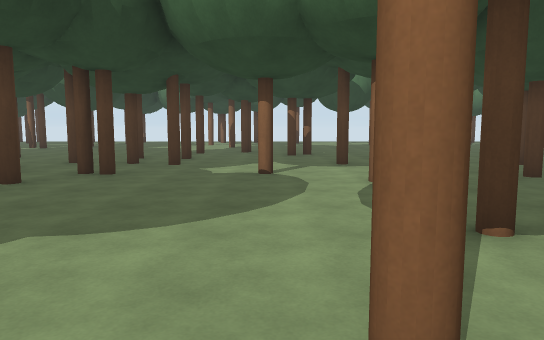
view 1 (above)

24 first-person views from a walk through a 3-D level made in the Unity game engine. The camera is 1.5 m above the floor, tilts 6° down and sees 70° across. The floor is counted in squares, 2 m on a side. Each view is taken from the middle of a square. On the plan, view 1 faces up. The plan holds only what a view shows up to about 12 squares ahead; the rest is blank. The place goes on beyond the plan.

view 2
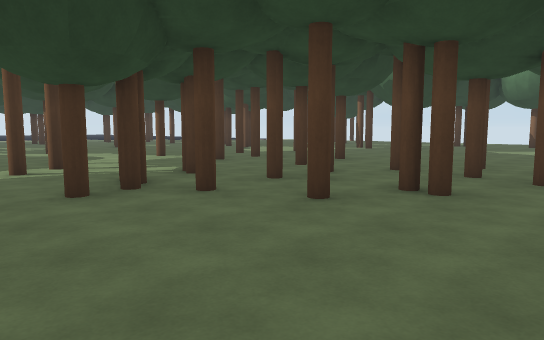

view 3
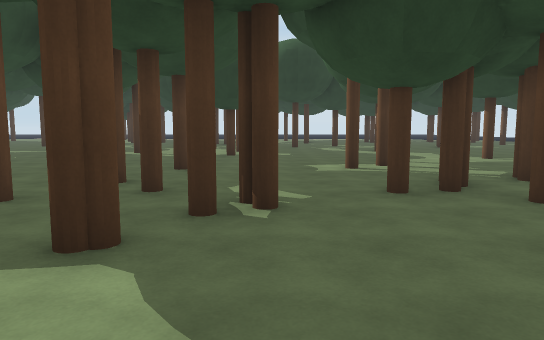

view 4
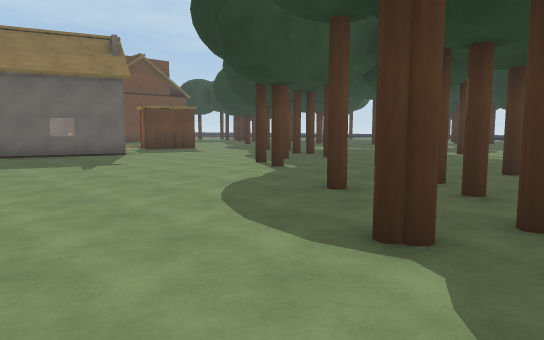

view 5
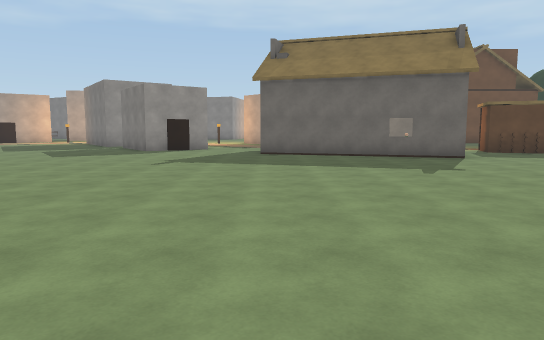

view 6
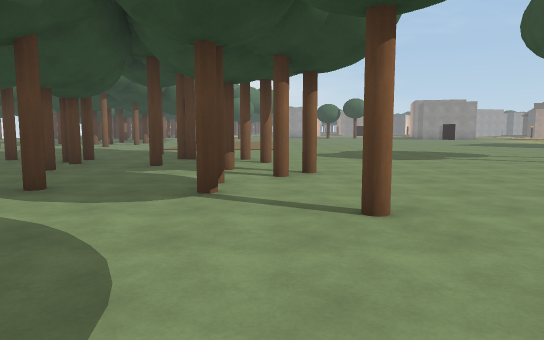

view 7
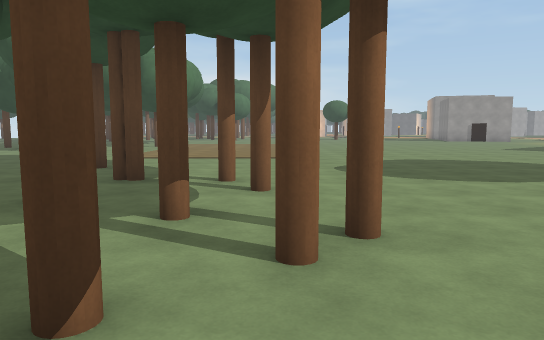

view 8
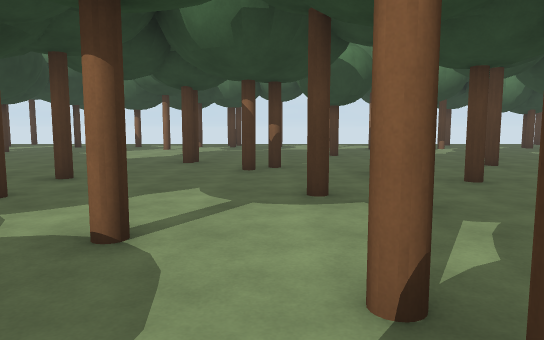

view 9
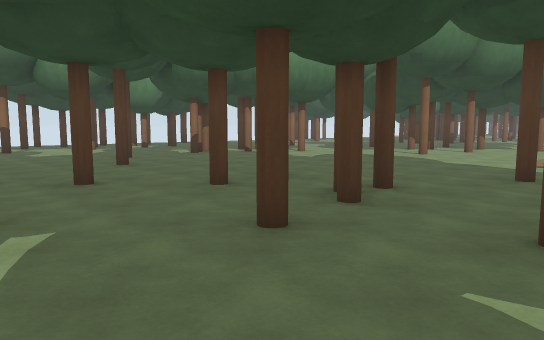

view 10
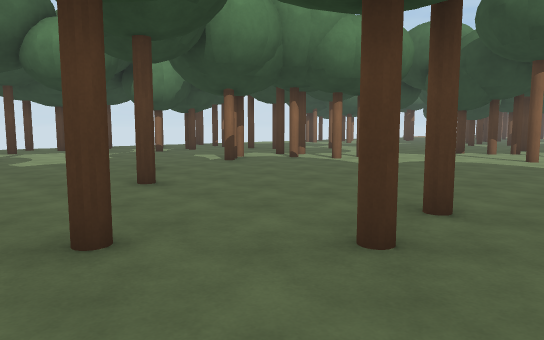

view 11
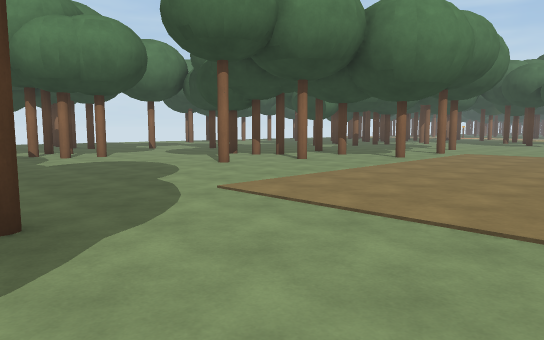

view 12
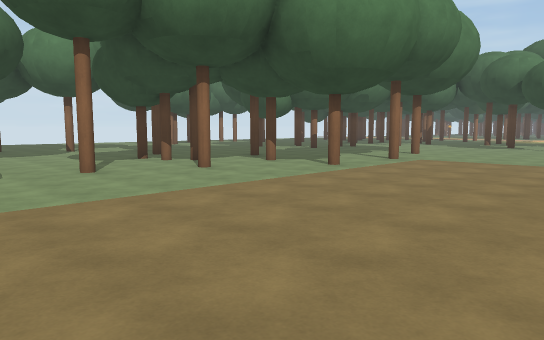

view 13
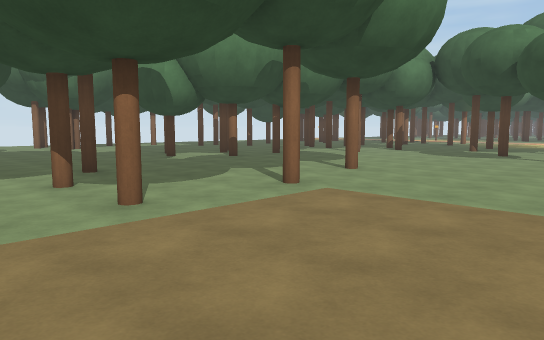

view 14
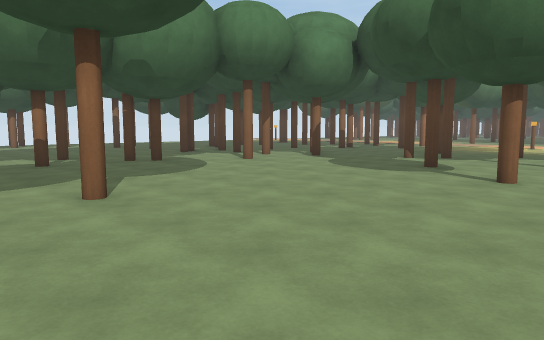

view 15
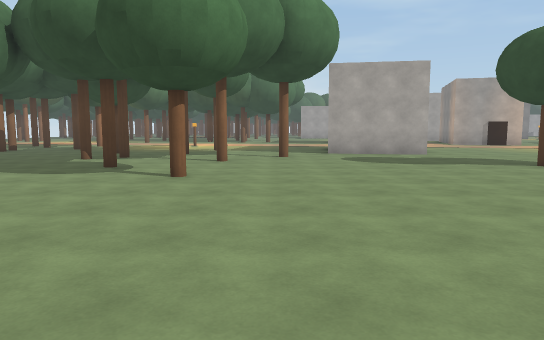

view 16
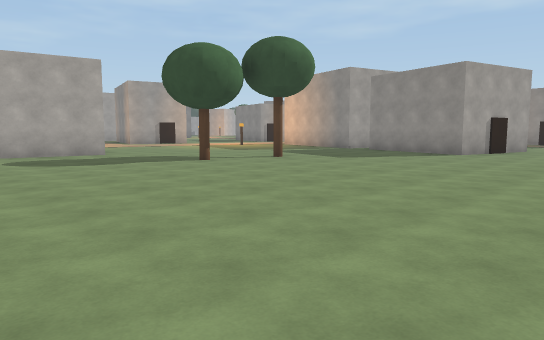

view 17
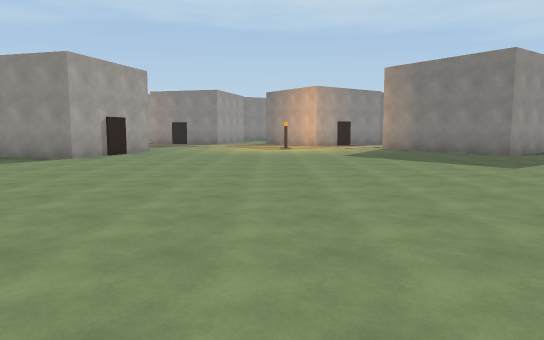

view 18
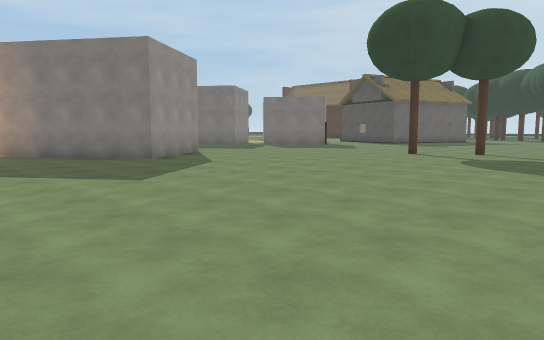

view 19
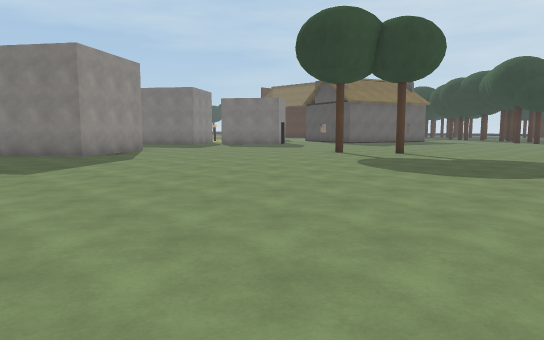

view 20
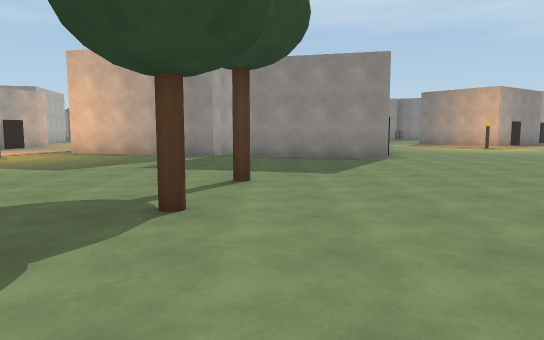

view 21
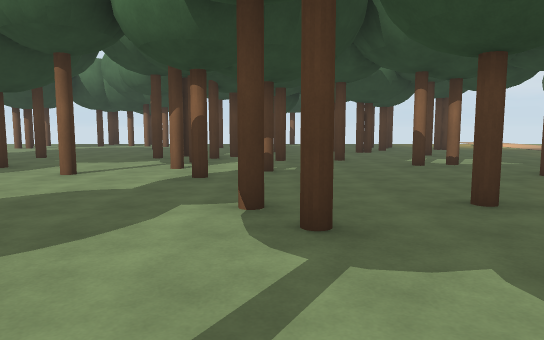

view 22
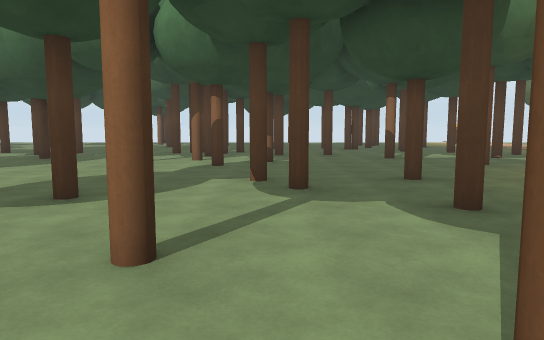

view 23
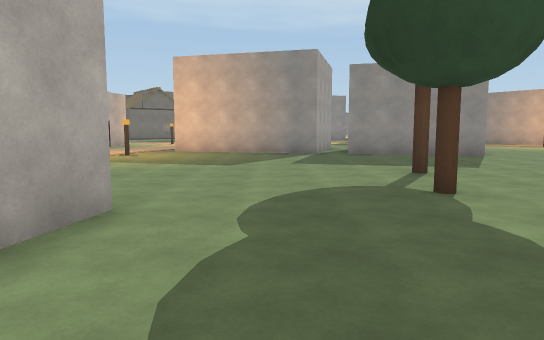

view 24
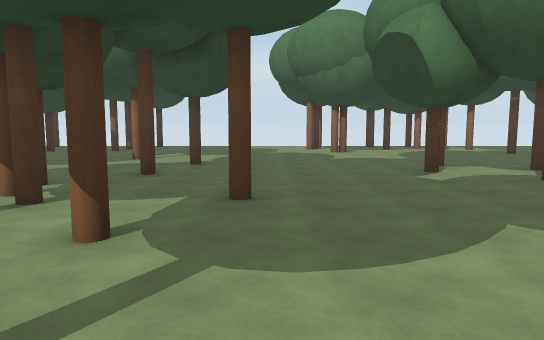

### Floor plan
Key: @ floor where view 1 was taken; # wall or solid block; x gap in a wall; . floor; O other object.
Columns run from 14 left of view 1 to 34 right of it. Each row starts with its distance up from view 1.
 15         .........O.....O#.#....O...........## ...
 14         .............#.#.#...........#.#..###....
 13         .....O...........OO....#....O.#......#.#.
 12        .....#.......#................O..O.......#
 11        .......................O............#.#...
 10     .#.O......... ............#..#........#.O....
  9     ......#O......#.........#...O................
  8   .O.#..#.. #...#..O.#........#................O.
  7  ..#..... .O..#.....O...........O.#..#.......#...
  6 O......O.x........OO.......................O...#.
  5 .... . O.#......#......#.................O.......
  4 .....#..O..........#.#...................#..#...
  3  ...............O.#............... ...........#.
  2   .......#.......#..#........      .............
  1   O............#..#.......  ....  .............#
  0     ..#.#.....@................. ..............#
 -1  ........#.....................................#
 -2  #..  ..........................................
 -3     .......................................O....
 -4    .#..O.........................................
 -5    ....#..........  #.....................O......
 -6     #.............. .#...........................
 -7      ............... ............................
 -8       ..............  ...........................
 -9       ..O............  ................##........
-10      ...OOOOO.........  ...............####.##...
-11      O.OOO  OO........   .###..........#    #####

Where each view was taken, in squares from view 1:
view 1: 0 up, 0 right, facing up
view 2: 2 up, 1 left, facing up-left
view 3: 2 up, 1 left, facing left
view 4: 2 up, 1 left, facing down-left
view 5: 1 up, 1 left, facing down
view 6: 2 up, 3 left, facing right
view 7: 2 up, 1 right, facing right
view 8: 4 up, 1 right, facing up
view 9: 4 up, 2 right, facing up-right
view 10: 7 up, 3 right, facing up-right
view 11: 2 up, 8 right, facing up-right
view 12: 2 up, 11 right, facing up-right
view 13: 3 up, 16 right, facing up-right
view 14: 3 up, 21 right, facing up-right
view 15: 3 up, 21 right, facing right
view 16: 3 up, 21 right, facing down-right
view 17: 1 up, 20 right, facing down
view 18: 1 down, 18 right, facing down-left
view 19: 1 up, 17 right, facing down-left
view 20: 1 up, 28 right, facing down
view 21: 4 up, 31 right, facing up
view 22: 2 up, 31 right, facing up
view 23: 2 up, 31 right, facing down
view 24: 6 up, 19 right, facing up
